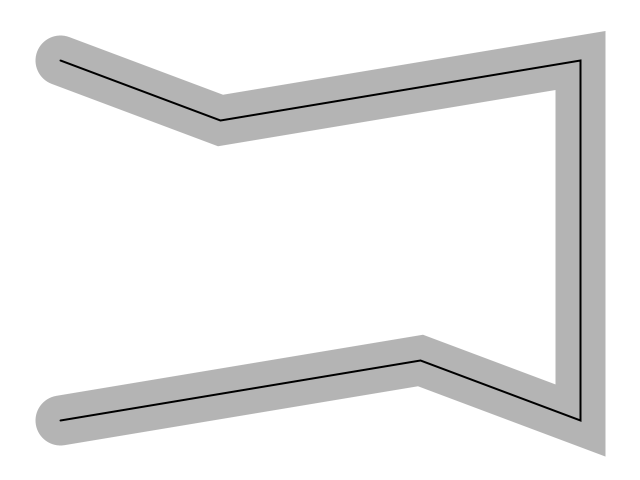
Frame 1 (no input)
Frame 60 (the mouse pressed at the canvas centre just before this capture): identical to frame 1, image omitted
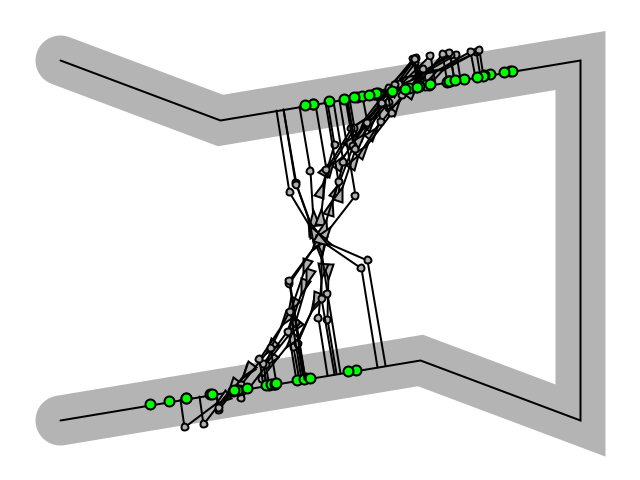
Frame 120 (the mouse held since frame 60 and released just before this capture)

The Processing sketch that drew these frames (run headless with seeded random() and noise(); from frame 60 on, the mouse is pressed at the canvas centre):

// Processing sketch: MultiPointPath
// ── MultiPointPath.pde
Path p;
ArrayList <Vehicle> v = new ArrayList <Vehicle> ();

void setup() {

	size(640, 480);
	p = new Path();
	p.addPoint(60,60);
	p.addPoint(width/2 - 100, height/2 - 120);
	p.addPoint(width-60,60);
	p.addPoint(width-60,height-60);
	p.addPoint(width/2 + 100, height/2 + 120);
	p.addPoint(60,height-60);

}	

void draw() {

	background(255);
	p.draw();

	if(mousePressed) {
		v.add(new Vehicle(mouseX, mouseY));
	}

	for(Vehicle v_ : v) {

		v_.followPath(p);
		v_.draw();
		v_.update();
	}
}

// ── Path.pde
class Path {

	ArrayList <PVector> points = new ArrayList <PVector> ();
	int radius;

	Path() {

		radius = 25;
	}

	void addPoint(float x, float y) {

		points.add(new PVector(x,y));

	}

	void draw() {

		beginShape();
		noFill();
		stroke(0, 75);
		strokeWeight(radius * 2);
		for(int i = 0 ; i < points.size() ; i++) {
			PVector p1 = points.get(i);
			vertex(p1.x, p1.y);
		}
		endShape();
		beginShape();
		noFill();
		stroke(0);
		strokeWeight(2);
		
		for(int i = 0 ; i < points.size() ; i++) {
			PVector p1 = points.get(i);
			vertex(p1.x, p1.y);
		}
		endShape();
	}

	PVector getNormalPoint(PVector start, PVector end, PVector location) {

		PVector a = PVector.sub(location, start);
		PVector b = PVector.sub(end, start);
		b.normalize();
		b.mult(a.dot(b));
		PVector normalPoint = PVector.add(start, b);
		return normalPoint;
	}
}

// ── Vehicle.pde
class Vehicle {

	PVector position;
	PVector velocity;
	PVector acceleration;
	float maxSpeed = 4;
	float maxForce = 0.2;


	Vehicle(float x, float y) {

		position = new PVector(x,y);
		velocity = new PVector(random(-1,1), random(-1,1));
		acceleration = new PVector(0,0);

	}

	void draw() {


		pushMatrix();
		fill(175);
		stroke(0);
		strokeWeight(2);
		translate(position.x, position.y);
		float angle = velocity.heading();
		rotate(angle);
		triangle(-5, 5, 10, 0, -5, -5);
		popMatrix();
	}


	void followPath(Path p) {

		float predictionDistance = 50;

		PVector prediction = velocity.get();
		prediction.normalize();
		prediction.mult(predictionDistance);
		prediction.add(position);
	

		PVector leastNormalPoint = null;
		PVector target = null;
		float leastDistance = 99999;
		int x = 0;

		for(int i = 0 ; i < p.points.size() - 1 ; i++) {

			PVector a = p.points.get(i);
			PVector b = p.points.get(i+1);;
			PVector normalPoint = p.getNormalPoint(a, b, prediction);

			if(a.x > b.x) {
				normalPoint.x = constrain(normalPoint.x, b.x, a.x);
			} else {
				normalPoint.x = constrain(normalPoint.x, a.x, b.x);
			}

			if(a.y > b.y) {
				normalPoint.y = constrain(normalPoint.y, b.y, a.y);
			} else {
				normalPoint.y = constrain(normalPoint.y, a.y, b.y);
			}

			float distance = PVector.dist(normalPoint, prediction);

			if(distance < leastDistance) {
				leastDistance = distance;
				leastNormalPoint = normalPoint.get();
				x = i;
			}
		}
		float distance = PVector.dist(leastNormalPoint, prediction);
		target = PVector.sub(p.points.get(x+1),p.points.get(x));
		target.normalize();
		target.mult(30);
		target.add(leastNormalPoint);

		if(distance > p.radius) {
			seek(target);
		}
		drawFollowPathDebugData(prediction, leastNormalPoint, target); 
		//DRAWS DEBUG DATA
	}

	void drawFollowPathDebugData(PVector prediction, PVector leastNormalPoint, PVector target) {

		line(position.x, position.y, prediction.x, prediction.y);
		line(prediction.x,prediction.y, leastNormalPoint.x, leastNormalPoint.y);
		ellipse(prediction.x, prediction.y, 7, 7);
		fill(0,255,0);
		ellipse(target.x, target.y, 10, 10);


	}
 
	void update() {

		velocity.add(acceleration);
		position.add(velocity);
		acceleration.mult(0);
	}

	void applyForce(PVector force) {

		acceleration.add(force);

	}

	void seek(PVector target) {

		PVector desired = PVector.sub(target, position);
		if(desired.mag() == 0) return;
		desired.normalize();
		desired.mult(maxSpeed);
		PVector steering = PVector.sub(desired, velocity);
		steering.limit(maxForce);
		applyForce(steering);
	} 

	void wrapAround() {

		if(position.x > width) {
			position.x = 0;
		} else if(position.x < 0) {
			position.x = width;
		}

		if(position.y > height) {
			position.y = 0;
		} else if(position.y < 0) {
			position.y = height;
		}
	}
}
